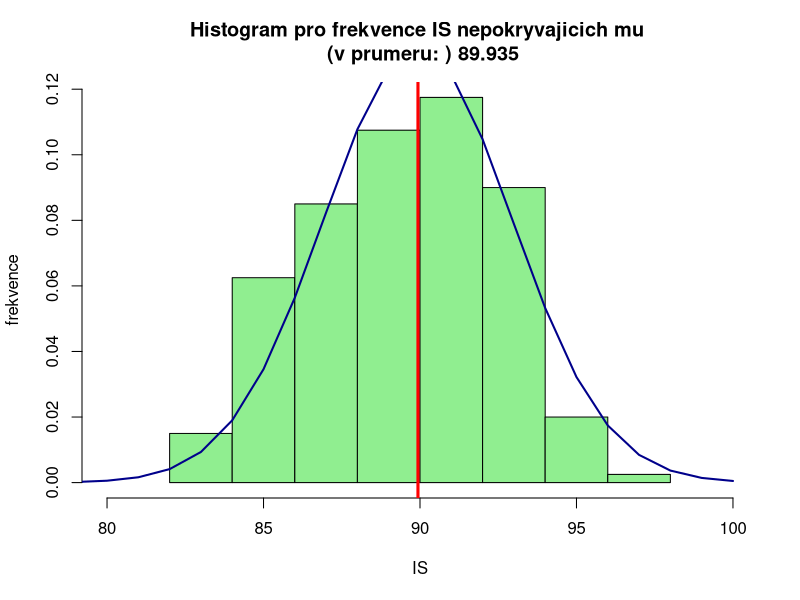
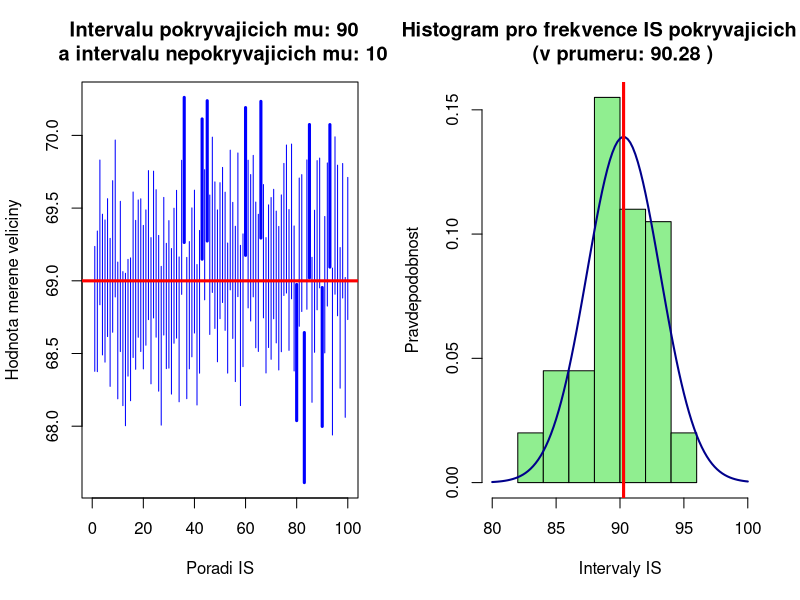

R code for these plots, in order:
# Simulation of non-covered mu --------------------------------------------
par(mfrow=c(1,1)) # one chart in one screen
vect <- replicate(200, NA)
for (j in 1:200) {
  heights <- replicate(100, rnorm(100, mean = 69, sd = 3))
  tint <- matrix(NA, nrow = dim(heights)[2], ncol = 2)
  for (i in 1:dim(heights)[2]) {
    temp <- t.test(heights[, i], conf.level = 0.90)
    tint[i, ] <- temp$conf.int
  }
  colnames(tint) <- c("lcl", "ucl")
  tint <- data.frame(tint)
  indx <- (tint$lcl <= 69) & (tint$ucl >= 69)
  vect[j]  <- sum(indx)
}

hist(vect, freq = FALSE, breaks = "sturges", main = paste("Histogram pro frekvence IS nepokryvajicich mu", "\n","(v prumeru: )", mean(vect), sep=" "),
     xlab = "IS", ylab = "frekvence", col = "lightgreen", xlim=c(80,100))
curve(dnorm(x, mean=mean(vect), sd=sd(vect)), 0, 100, add=TRUE, col="darkblue", lwd=2) 
abline(v = mean(vect), col = "red", lwd = 3)




# Confidence intervals ----------------------------------------------------
par(mfrow=c(1,2)) # two charts in one screen

# Generate random sample
set.seed(32)
values <- replicate(100, rnorm(100, mean = 69, sd = 3))

tint = as.data.frame(do.call(rbind,
        lapply(1:dim(values)[2], function(x) {
          t.test(values[, x], conf.level = 0.90)$conf.int
        })))

colnames(tint) <- c("lcl", "ucl")

indx <- (tint$lcl <= 69) & (tint$ucl >= 69)
sum(indx)

# empty plot
plot(NA, xlim=c(0,dim(values)[2]), ylim=c(min(min(tint$lcl), min(tint$ucl)), max(max(tint$lcl), max(tint$ucl))), 
     xlab="Poradi IS", 
     ylab="Hodnota merene veliciny",
     main=paste("Intervalu pokryvajicich mu:",  sum(indx), " \n a intervalu nepokryvajicich mu:", (dim(values)[2])-sum(indx), sep=" "))

for (i in 1:dim(values)[2]) {
  if ((tint$lcl[i] <= 69) & (tint$ucl[i] >= 69)) {
    segments(i, tint$lcl[i], i, tint$ucl[i], col= 'blue')
  }
  else {
    segments(i, tint$lcl[i], i, tint$ucl[i], col= 'blue', lwd = 3)
  }
}
abline(h = 69, col = "red", lwd = 3)

# Simulation of IS covering mu --------------------------------------------

vect <- replicate(100, NA)
for (j in 1:length(vect)) {
  values <- replicate(100, rnorm(100, mean = 69, sd = 3))
  tint <- matrix(NA, nrow = dim(values)[2], ncol = 2)
  for (i in 1:dim(values)[2]) {
    temp <- t.test(values[, i], conf.level = 0.90)
    tint[i, ] <- temp$conf.int
  }
  colnames(tint) <- c("lcl", "ucl")
  tint <- data.frame(tint)
  indx <- (tint$lcl <= 69) & (tint$ucl >= 69)
  vect[j]  <- sum(indx)
}

hist(vect, freq = FALSE, breaks = "sturges", main = paste("Histogram pro frekvence IS pokryvajicich mu", "\n","(v prumeru:", mean(vect), ")", sep=" "),
     xlab = "Intervaly IS", ylab = "Pravdepodobnost", col = "lightgreen", xlim=c(80,100))
curve(dnorm(x, mean=mean(vect), sd=sd(vect)), 80, 100, add=TRUE, col="darkblue", lwd=2) 
abline(v = mean(vect), col = "red", lwd = 3)
